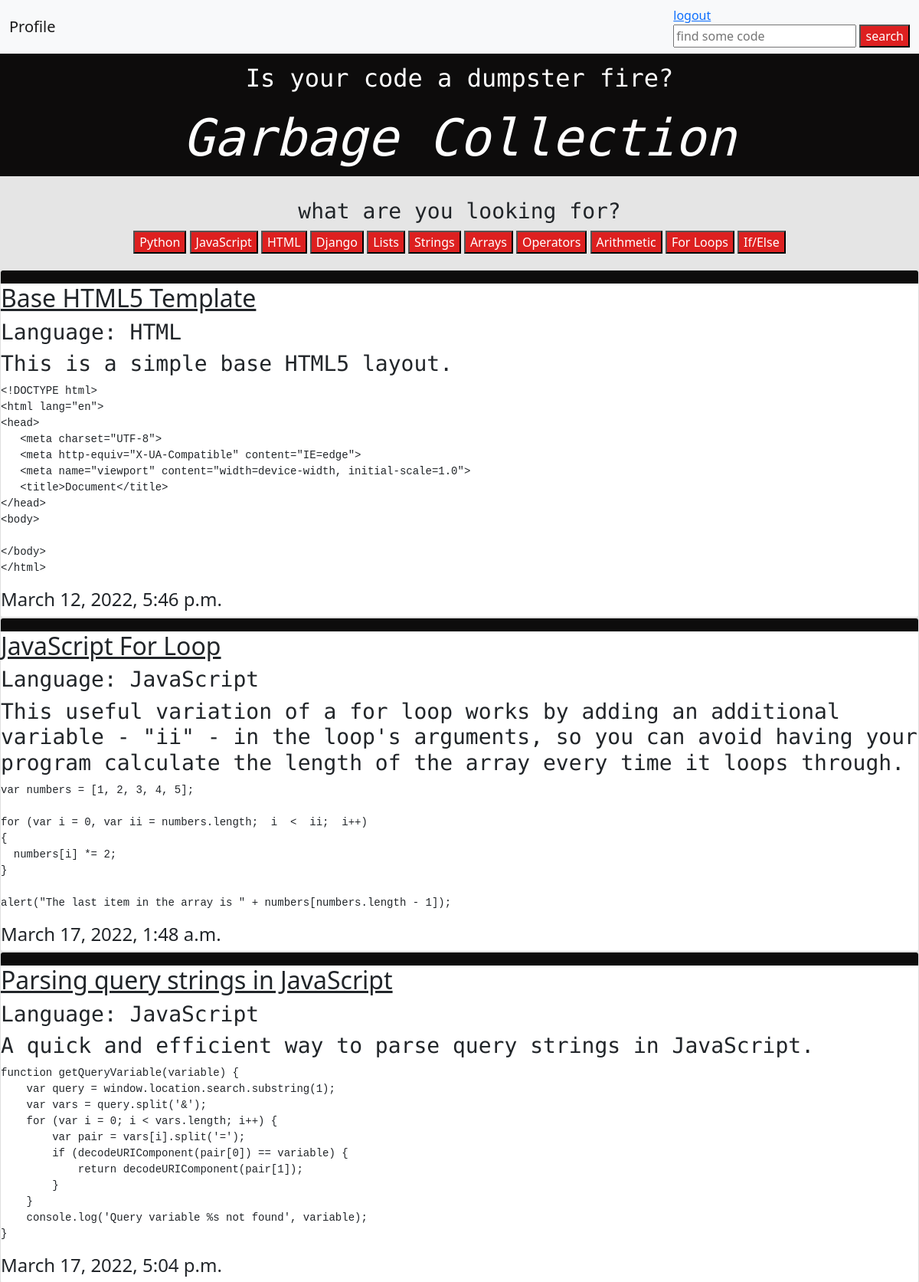
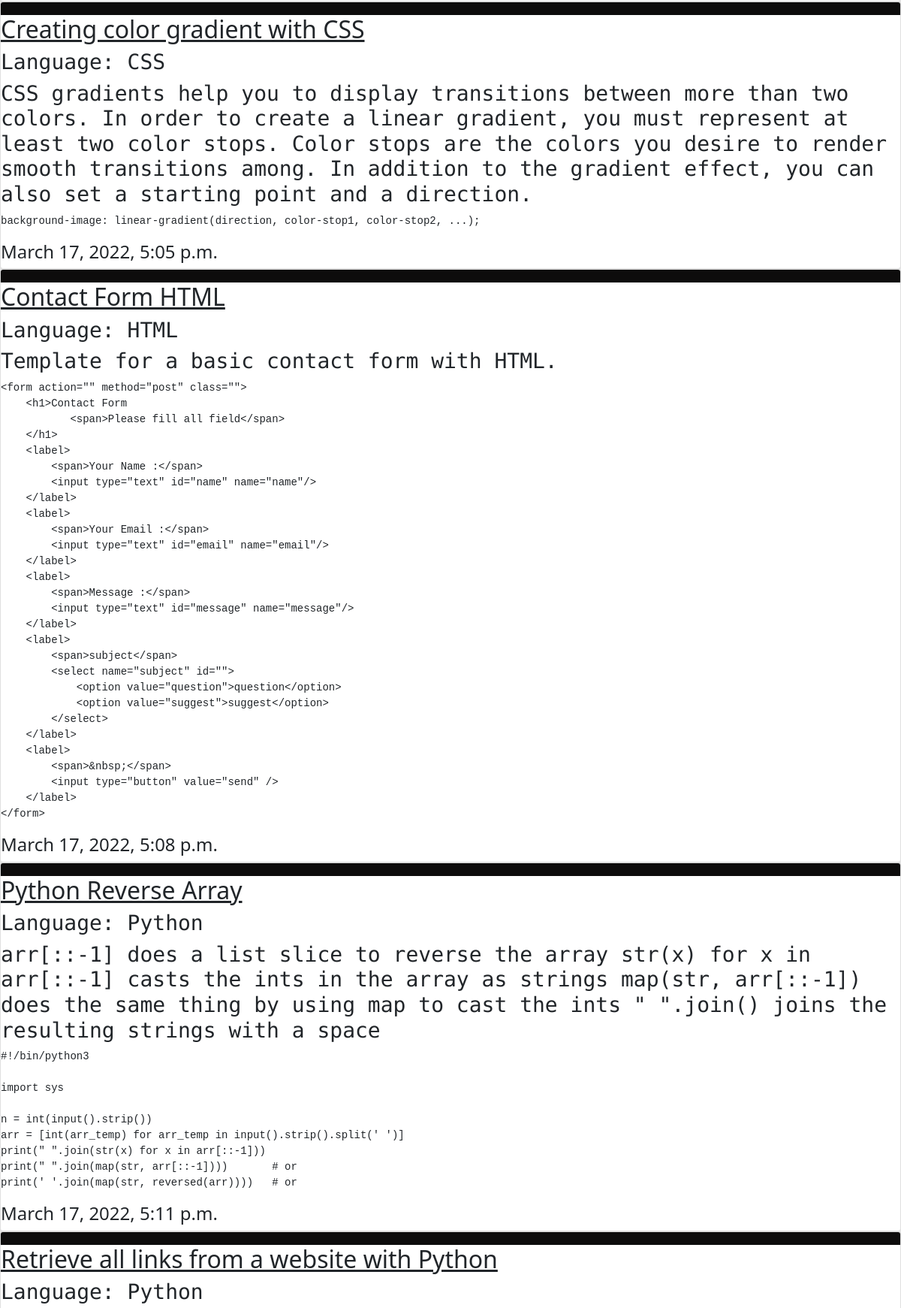
Page /index (signed in, upper part) on the committed database (2 pictures, top to bottom).
### snippets/models.py (models this page shows, shortened)
class Category(models.Model):
    name = models.CharField(max_length=100)
    slug = models.SlugField(max_length=100, null=True, blank=True, unique=True)
    class Meta:
        verbose_name_plural = "categories"

class Snippet(models.Model):
    title = models.CharField(max_length=500)
    language = models.CharField(choices=languages, max_length=20, blank=True, null=True)
    category = models.ManyToManyField("Category", related_name="snippets", blank=True)
    description = models.TextField(max_length=1000, null=True, blank=True)
    code = models.TextField(max_length=2000, null=True, blank=True)
    created_at = models.DateTimeField(auto_now_add=True)
    created_by = models.ForeignKey(CustomUser, on_delete=models.SET_NULL, null=True, blank=True, related_name="snippets")
    public = models.BooleanField(default=False)
    og_snippet = models.ForeignKey(
        "self",
        on_delete=models.CASCADE,
        null=True,
        blank=True,
        related_name="snippet_copies",)
    copy_count = models.IntegerField(default=0)

### snippets/views.py (the view)
# urls.py: path('index', snippets_views.index, name="index"),
@login_required
def index(request):
    snippets = Snippet.objects.all()
    categories = Category.objects.all()
    return render(request, "index.html", {"snippets": snippets, "categories": categories})

### templates/index.html
{% extends "base.html" %}
{% load static %}
{% block content %}
<div class="button-question">
    <center><h3>what are you looking for?</h3></center>
    <div>
        <center>
        {% for category in categories %}
        <a href="{% url 'category' slug=category.slug %}"><button type="submit">{{ category.name }}</button></a>
        {% endfor %}
    </center>
    </div>
</div>
{% for snippet in snippets %}
<div class="card" class="column">
    <header class="card-header">
    </header>
        <h2><u><a href="{% url 'detail' pk=snippet.pk %}" class="text-decoration-none text-reset">{{ snippet.title }}</a></u></h2>
        <h3>Language: {{ snippet.language }}</h3>
        <h3>{{ snippet.description }}</h3>
        <pre><code>{{ snippet.code }}</code></pre>
        <h4>{{ snippet.created_at }}</h4>
</div>
{% endfor %}
{% endblock %}

### static/main.css (style rules this page uses)
:root { color: #a5a2a2; }
header { background-color: #0d0c0c; }
header.card-header { background-color: #0d0c0c; }
.button-question { padding-top: 10pt; height: 80pt; }
h3 { font-family: 'Ubuntu Mono', monospace; }
button { color: #ffffff; background-color: #dd2020; }

### rows in the picture
Category: name "Python"
Category: name "JavaScript"
Category: name "HTML"
Category: name "Django"
Category: name "Lists"
Category: name "Strings"
Category: name "Arrays"
Category: name "Operators"
Category: name "Arithmetic"
Category: name "For Loops"
Category: name "If/Else"
Snippet: title "Base HTML5 Template", language "HTML", description "This is a simple base HTML5 layout.", code "<!DOCTYPE html> <html lang=\"en\"> <head> <meta charset=\"UTF-8\"> <meta http-equiv=\"X-UA-Compatible\" content=\"IE=edge\"> <meta name=\"viewport\" content=\"width=device-width, initial-scale=1.0\"> <title>Document</title> </head> <body> </body> </html>", created_at "March 12, 2022, 5:46 p.m."
Snippet: title "JavaScript For Loop", language "JavaScript", description "This useful variation of a for loop works by adding an additional variable - \"ii\" - in the loop's arguments, so you can avoid having your program calculate the length of the array every time it loops through.", code "var numbers = [1, 2, 3, 4, 5]; for (var i = 0, var ii = numbers.length; i < ii; i++) { numbers[i] *= 2; } alert(\"The last item in the array is \" + numbers[numbers.length - 1]);", created_at "March 17, 2022, 1:48 a.m."
Snippet: title "Parsing query strings in JavaScript", language "JavaScript", description "A quick and efficient way to parse query strings in JavaScript.", code "function getQueryVariable(variable) { var query = window.location.search.substring(1); var vars = query.split('&'); for (var i = 0; i < vars.length; i++) { var pair = vars[i].split('='); if (decodeURIComponent(pair[0]) == variable) { return decodeURIComponent(pair[1]); } } console.log('Query variable %s not found', variable); }", created_at "March 17, 2022, 5:04 p.m."
Snippet: title "Creating color gradient with CSS", language "CSS", description "CSS gradients help you to display transitions between more than two colors. In order to create a linear gradient, you must represent at least two color stops. Color stops are the colors you desire to render smooth transitions among. In addition to the gradient effect, you can also set a starting point and a direction.", code "background-image: linear-gradient(direction, color-stop1, color-stop2, ...);", created_at "March 17, 2022, 5:05 p.m."
Snippet: title "Contact Form HTML", language "HTML", description "Template for a basic contact form with HTML.", code "<form action=\"\" method=\"post\" class=\"\"> <h1>Contact Form <span>Please fill all field</span> </h1> <label> <span>Your Name :</span> <input type=\"text\" id=\"name\" name=\"name\"/> </label> <label> <span>Your Email :</span> <input type=\"text\" id=\"email\" name=\"email\"/> </label> <label> <span>Message :</span> <input type=\"text\" id=\"message\" name=\"message\"/> </label> <label> <span>subject</span> <select name=\"subject\" id=\"\"> <option value=\"question\">question</option> <option value=\"suggest\">suggest</option> </select> </label> <label> <span>&nbsp;</span> <input type=\"button\" value=\"send\" /> </label> </form>", created_at "March 17, 2022, 5:08 p.m."
Snippet: title "Python Reverse Array", language "Python", description "arr[::-1] does a list slice to reverse the array str(x) for x in arr[::-1] casts the ints in the array as strings map(str, arr[::-1]) does the same thing by using map to cast the ints \" \".join() joins the resulting strings with a space", code "#!/bin/python3 import sys n = int(input().strip()) arr = [int(arr_temp) for arr_temp in input().strip().split(' ')] print(\" \".join(str(x) for x in arr[::-1])) print(\" \".join(map(str, arr[::-1]))) # or print(' '.join(map(str, reversed(arr)))) # or", created_at "March 17, 2022, 5:11 p.m."
Snippet: title "Retrieve all links from a website with Python", language "Python"
